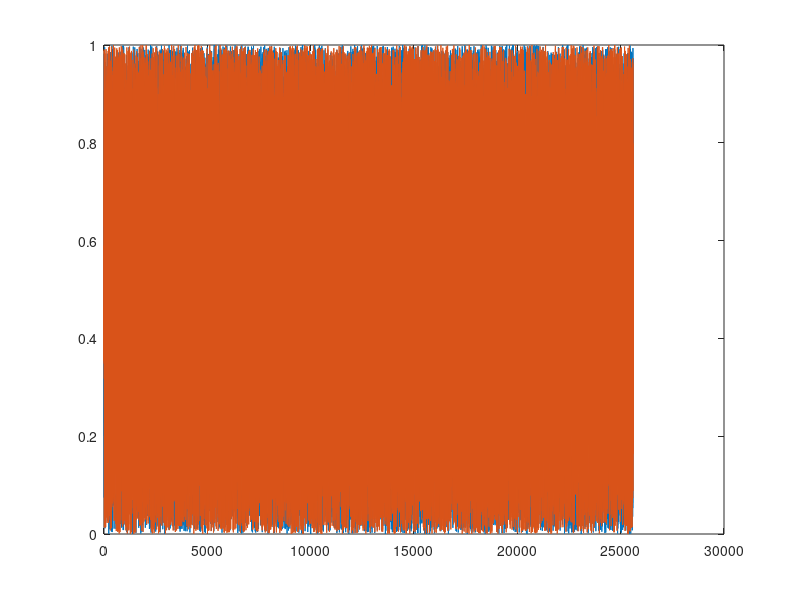

Here is the MATLAB script that generated this plot:
%% import array
eegdata = rand(32, 256*100);
plot(eegdata(1:2,100:200)');
plot(eegdata(1:2,:)');

%% import events
eegdata = rand(32, 256*100); % 32 channels of random activity (100 s sampled at 256 Hz).
eegdata(33,[10:256:256*100]) = 1; % simulating a stimulus onset every second
eegdata(33,[100:256:256*100]+round(rand*128)) = 2; % simulating reaction times about 500 ms after stimulus onsets

eegdata(33,:);